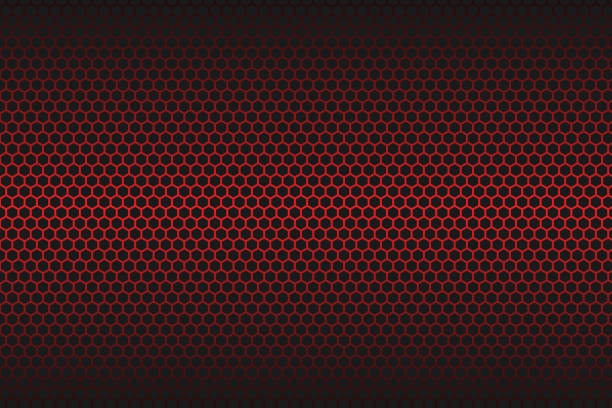
#> input picture istockphoto-1315390910-612x612.jpg, 612 x 408 px
$ jupyter execute 67_pillow_lib.ipynb
#> lines starting #> are read from the running program, lines starting #| are printed output that depends on the picture
[cell 1]
from PIL import Image

[cell 2]
filename='istockphoto-1315390910-612x612.jpg'
img1=Image.open(filename)
#> img1 is the input picture: PIL image 612x408 RGB; mean R, G, B 57, 24.7, 25.5
img1.show()

[cell 3]
img=Image.new('RGB',(400,500),(255,0,0))
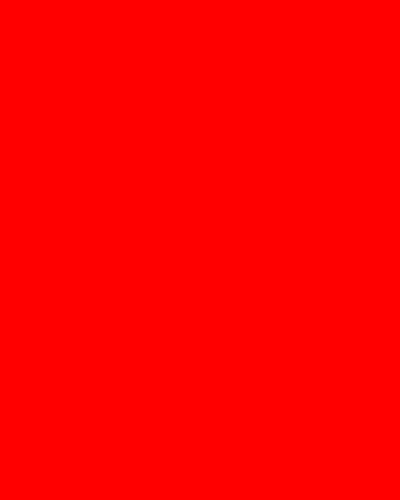
#> img: PIL image 400x500 RGB; mean R, G, B 255, 0, 0
img.show()

[cell 4]
img=Image.new('RGB',(400,500),(0,255,0))
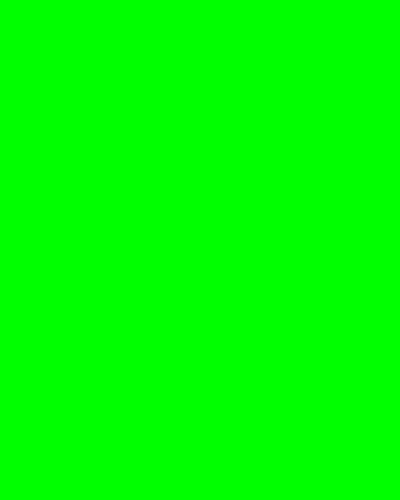
#> img: PIL image 400x500 RGB; mean R, G, B 0, 255, 0
img.show()

[cell 5]
# img rotation

[cell 6]
# img1=Image.open(filename)
img1=img.rotate(angle=60,expand=True,fillcolor='green',center=(100,100),resample=Image.BICUBIC)
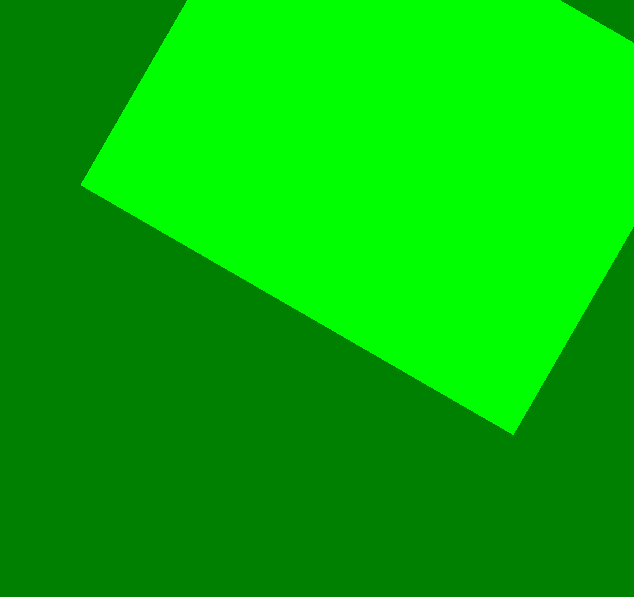
#> img1: PIL image 634x597 RGB; mean R, G, B 0, 182.6, 0
# here expand will not change the length and breadth ,fillcolor is the bg color,centre will change the centre,resample is used for good resolution of img but it is not used when there are bulk images
img1.show()
